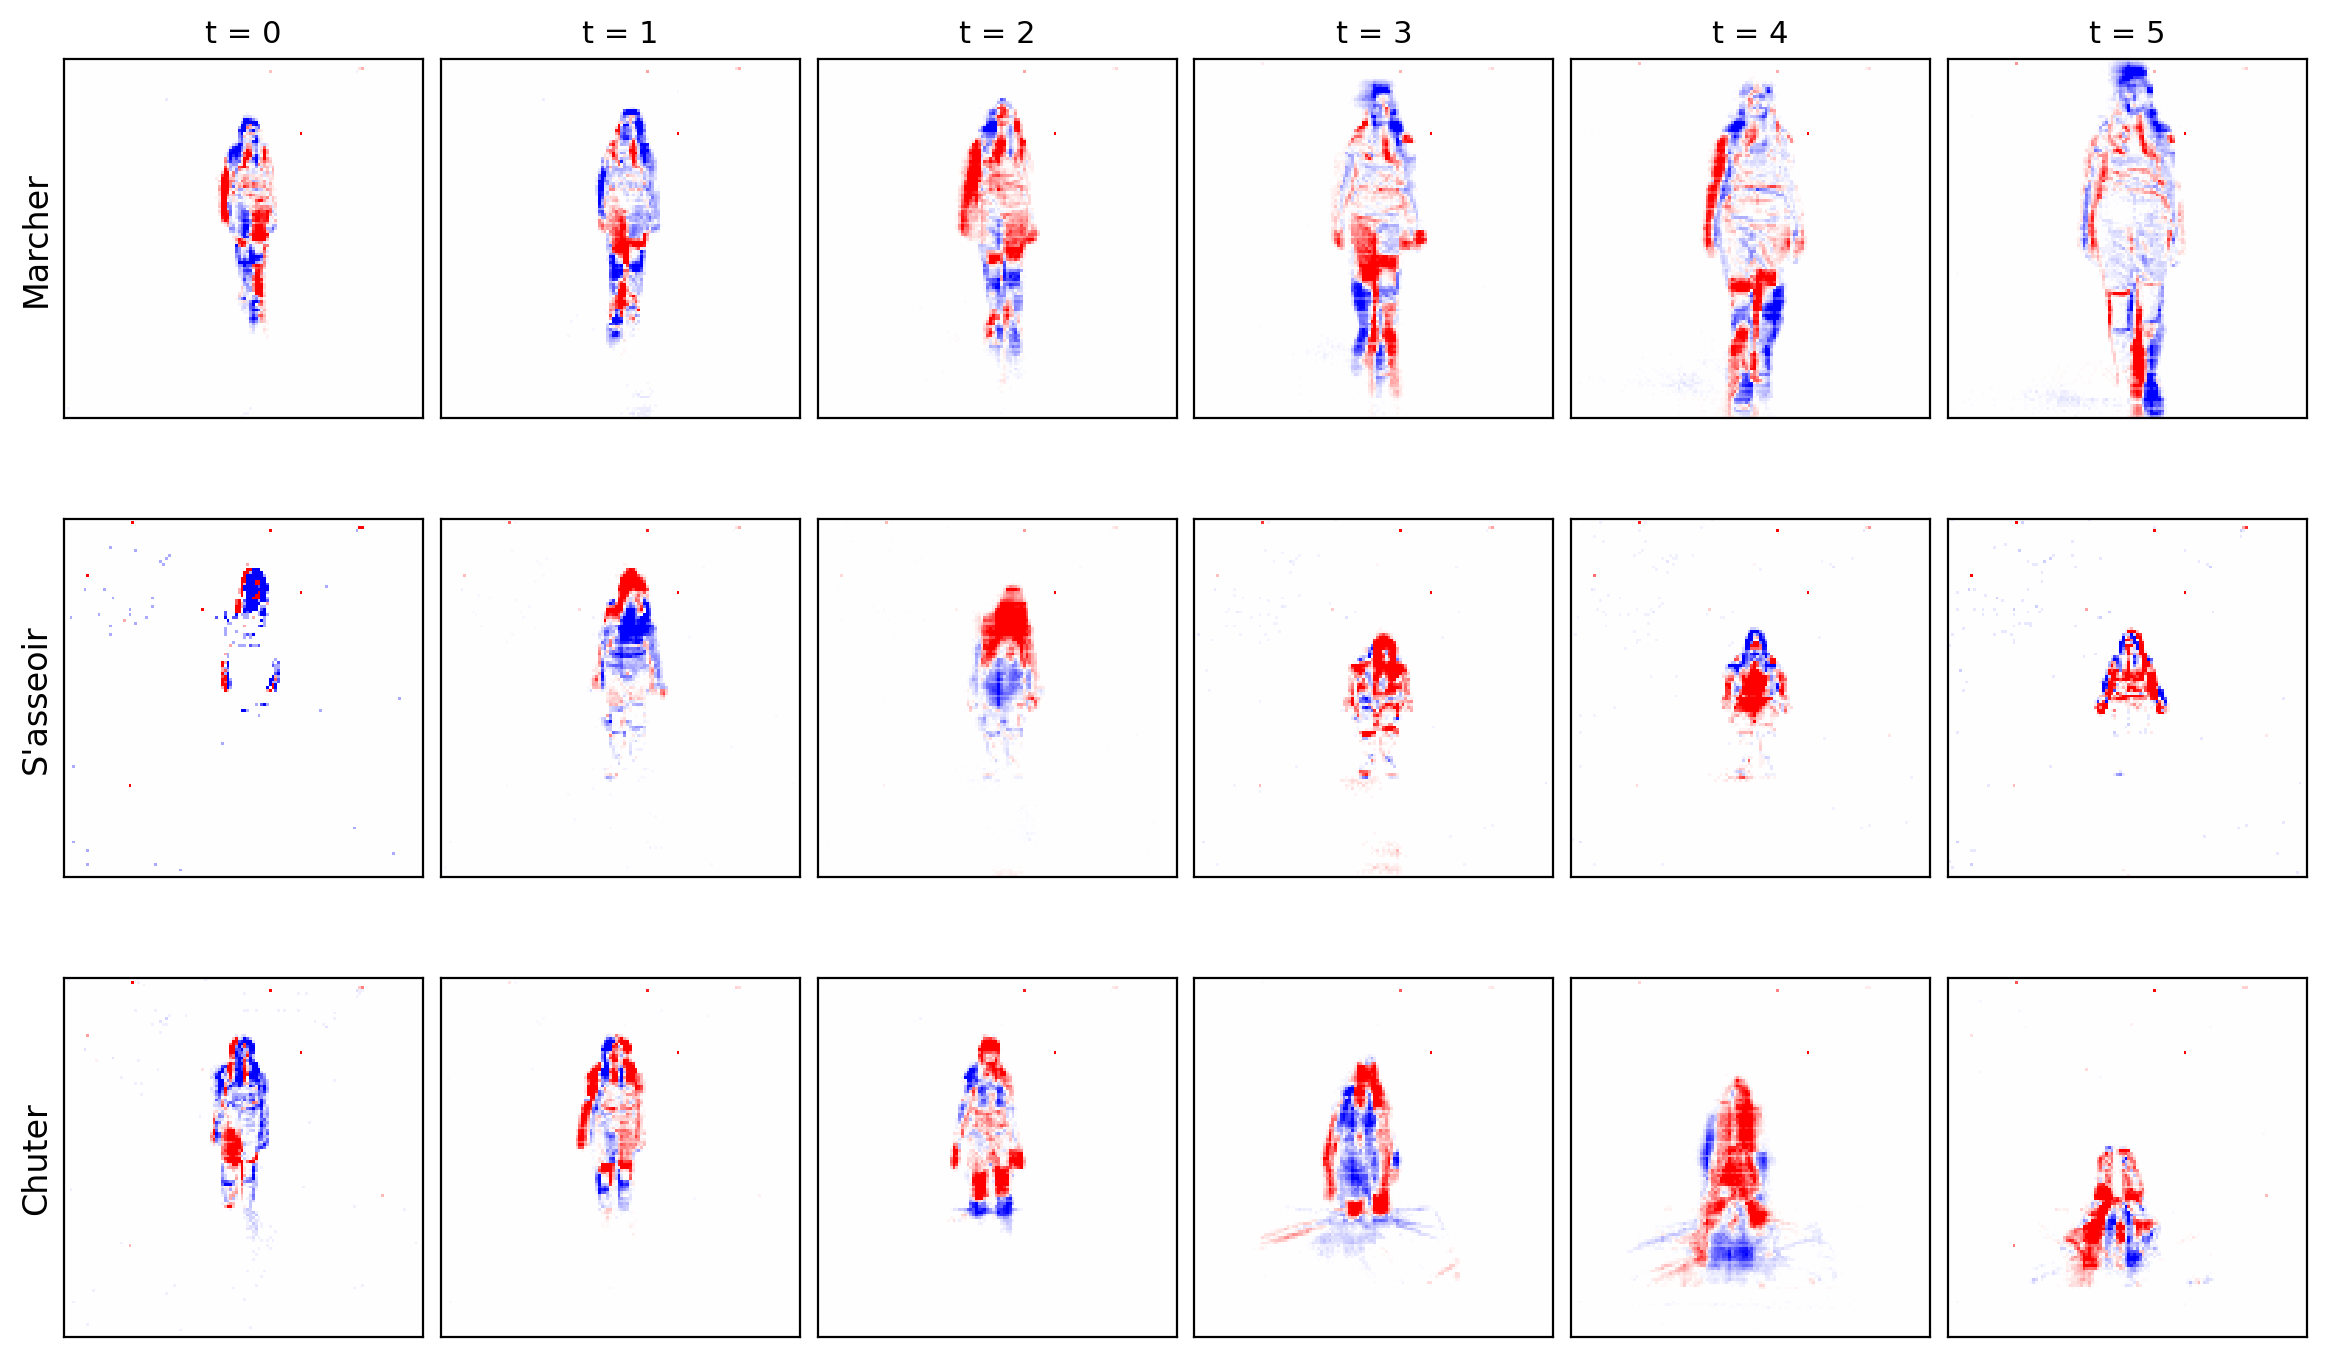

Python code for this plot:
import sys
from pathlib import Path
import numpy as np
import matplotlib
matplotlib.use("Agg")
import matplotlib.pyplot as plt
sys.path.insert(0, "/users/abdekess61/raouf/SResNet/experiments/mad/common")
from mad_io import load_events
from mad_naming import parse
from mad_dataset import active_window, make_frames
from mad_paths import EXTRACT_DIR

OUT = Path("/users/abdekess61/raouf/SResNet/figs_rapport"); OUT.mkdir(parents=True, exist_ok=True)
NF = 6                                  # frames par ligne
W_S = 3.0; H = W = 128; CROP = (120, 520, 80, 440); W_US = int(W_S * 1e6)
TARGET = {1: "Marcher", 3: "S'asseoir", 9: "Chuter"}   # primitives du chainage
# PARTICIPANT = 5   # decommente pour forcer un participant precis si l'exemple auto n'est pas net

chosen = {}
for c in sorted(Path(EXTRACT_DIR).rglob("*.csv")):
    d = parse(c.name)
    if not d or d.get("sensor") != 1:
        continue
    # if 'PARTICIPANT' in globals() and d["participant"] != PARTICIPANT: continue
    a = d["activity"]
    if a in TARGET and a not in chosen:
        chosen[a] = c
    if all(k in chosen for k in TARGET):
        break
print("clips retenus:", {a: chosen[a].name for a in chosen})

def signed_frames(csv):
    x, y, p, t = load_events(str(csv))
    ws, we = active_window(t, W_US)
    fr = make_frames(x, y, p, t, ws, we, NF, H, W, CROP)   # [NF, 2, H, W]
    return fr[:, 1] - fr[:, 0]

def norm(img):
    vmax = np.percentile(np.abs(img), 99); vmax = vmax if vmax > 0 else 1.0
    return np.clip(img / vmax, -1, 1)

acts = [a for a in (1, 3, 9) if a in chosen]
fig, axes = plt.subplots(len(acts), NF, figsize=(2.1*NF, 2.4*len(acts)),
    gridspec_kw={"left":0.10,"right":0.99,"bottom":0.04,"top":0.94,"wspace":0.05,"hspace":0.22})
axes = np.atleast_2d(axes)
for row, a in enumerate(acts):
    sf = signed_frames(chosen[a])
    for col in range(NF):
        ax = axes[row, col]
        ax.imshow(norm(sf[col]), cmap="bwr", vmin=-1, vmax=1, interpolation="nearest")
        ax.set_xticks([]); ax.set_yticks([])
        if row == 0: ax.set_title(f"t = {col}", fontsize=11)
        if col == 0: ax.set_ylabel(TARGET[a], fontsize=12)
out = OUT/"figure_primitives_mad.png"
plt.savefig(out, dpi=200, bbox_inches="tight", facecolor="white"); plt.close()
print("saved:", out)
